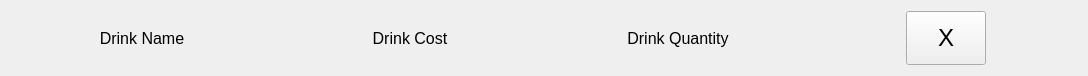
<?xml version="1.0" encoding="UTF-8"?>
<ui version="4.0">
 <class>tab_row_template</class>
 <widget class="QWidget" name="tab_row_template">
  <property name="geometry">
   <rect>
    <x>0</x>
    <y>0</y>
    <width>1088</width>
    <height>76</height>
   </rect>
  </property>
  <property name="windowTitle">
   <string>Form</string>
  </property>
  <layout class="QVBoxLayout" name="verticalLayout">
   <item>
    <layout class="QHBoxLayout" name="horizontalLayout" stretch="1,1,1,1">
     <item>
      <widget class="QLabel" name="drink_name_label">
       <property name="font">
        <font>
         <pointsize>12</pointsize>
        </font>
       </property>
       <property name="text">
        <string>Drink Name</string>
       </property>
       <property name="alignment">
        <set>Qt::AlignCenter</set>
       </property>
      </widget>
     </item>
     <item>
      <widget class="QLabel" name="drink_cost_label">
       <property name="font">
        <font>
         <pointsize>12</pointsize>
        </font>
       </property>
       <property name="text">
        <string>Drink Cost</string>
       </property>
       <property name="alignment">
        <set>Qt::AlignCenter</set>
       </property>
      </widget>
     </item>
     <item>
      <widget class="QLabel" name="drink_quantity_label">
       <property name="font">
        <font>
         <pointsize>12</pointsize>
        </font>
       </property>
       <property name="text">
        <string>Drink Quantity</string>
       </property>
       <property name="alignment">
        <set>Qt::AlignCenter</set>
       </property>
      </widget>
     </item>
     <item>
      <layout class="QGridLayout" name="gridLayout" columnstretch="1,0,1">
       <item row="0" column="1">
        <widget class="QPushButton" name="remove_button">
         <property name="sizePolicy">
          <sizepolicy hsizetype="Preferred" vsizetype="Preferred">
           <horstretch>0</horstretch>
           <verstretch>0</verstretch>
          </sizepolicy>
         </property>
         <property name="minimumSize">
          <size>
           <width>50</width>
           <height>50</height>
          </size>
         </property>
         <property name="font">
          <font>
           <pointsize>18</pointsize>
          </font>
         </property>
         <property name="text">
          <string>X</string>
         </property>
        </widget>
       </item>
       <item row="0" column="2">
        <spacer name="horizontalSpacer_2">
         <property name="orientation">
          <enum>Qt::Horizontal</enum>
         </property>
         <property name="sizeHint" stdset="0">
          <size>
           <width>40</width>
           <height>20</height>
          </size>
         </property>
        </spacer>
       </item>
       <item row="0" column="0">
        <spacer name="horizontalSpacer">
         <property name="orientation">
          <enum>Qt::Horizontal</enum>
         </property>
         <property name="sizeHint" stdset="0">
          <size>
           <width>40</width>
           <height>20</height>
          </size>
         </property>
        </spacer>
       </item>
      </layout>
     </item>
    </layout>
   </item>
  </layout>
 </widget>
 <resources/>
 <connections/>
</ui>
